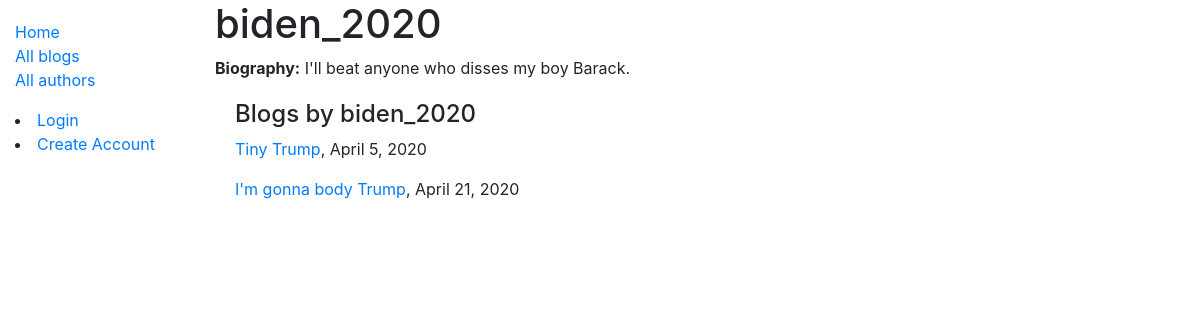
The page /forum/author/4 on the database as committed earlier.
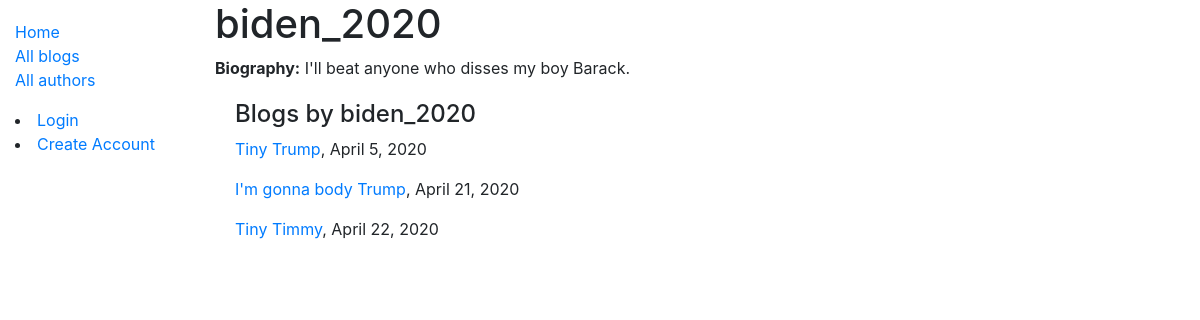
The same page on the database as committed later.
### forum/models.py (models this page shows, shortened)
class Blog(models.Model):
    title = models.CharField(max_length=20)
    post_date = models.DateField(default=date.today())
    author = models.ForeignKey('Author', on_delete=models.SET_NULL, null=True)
    entry = models.TextField(max_length=2000, help_text='What''s on your mind?')
    def get_absolute_url(self):
        return reverse('blog-detail', args=[str(self.id)])

### forum/views.py (the view)
# urls.py: path('author/<int:pk>',       views.BlogListByAuthorView.as_view(), name='blog-list-by-author'),
class BlogListByAuthorView(generic.ListView):
    model = Blog
    template_name = 'forum/blog_list_by_author.html'
    def get_queryset(self):
        id = self.kwargs['pk']
        target_author = get_object_or_404(Author, pk=id)
        return Blog.objects.filter(author=target_author)
    def get_context_data(self, **kwargs):
        context = super(BlogListByAuthorView, self).get_context_data(**kwargs)
        context['blogger'] = get_object_or_404(Author, pk=self.kwargs['pk'])
        return context

### forum/models.py (called while the page is built)
    def __str__(self):
        return self.user.username

### forum/templates/forum/blog_list_by_author.html
{% extends "base_generic.html" %}
{% block content %}
  <h1>{{ blogger }}</h1>
  <p><strong>Biography:</strong> {{ blogger.biography }}</p>
  <div style="margin-left:20px;margin-top:20px">
    <h4>Blogs by {{ blogger }}</h4>
      {% for blog in blog_list %}
        <p><a href="{{ blog.get_absolute_url }}">{{ blog.title }}</a>, {{ blog.post_date }}</p>
      {% endfor %}
  </div>
{% endblock %}

Rows that differ between the two databases and show on the page:
added Blog: title "Tiny Timmy", post_date "April 22, 2020"
